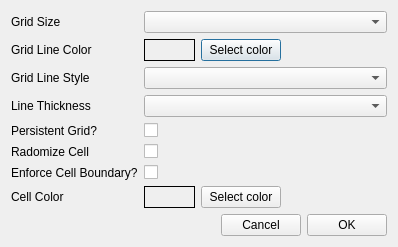
<?xml version="1.0" encoding="UTF-8"?>
<ui version="4.0">
 <class>gridSetupDlg</class>
 <widget class="QDialog" name="gridSetupDlg">
  <property name="geometry">
   <rect>
    <x>0</x>
    <y>0</y>
    <width>398</width>
    <height>242</height>
   </rect>
  </property>
  <property name="windowTitle">
   <string>Grid Setup</string>
  </property>
  <layout class="QVBoxLayout" name="verticalLayout">
   <item>
    <layout class="QFormLayout" name="formLayout">
     <item row="0" column="0">
      <widget class="QLabel" name="label_2">
       <property name="text">
        <string>Grid Size</string>
       </property>
      </widget>
     </item>
     <item row="0" column="1">
      <widget class="QComboBox" name="gridSizeBox"/>
     </item>
     <item row="3" column="0">
      <widget class="QLabel" name="label_4">
       <property name="text">
        <string>Line Thickness</string>
       </property>
      </widget>
     </item>
     <item row="3" column="1">
      <widget class="QComboBox" name="lineThicknessBox"/>
     </item>
     <item row="5" column="0">
      <widget class="QLabel" name="label_3">
       <property name="text">
        <string>Radomize Cell</string>
       </property>
      </widget>
     </item>
     <item row="5" column="1">
      <widget class="QCheckBox" name="randomCheck">
       <property name="text">
        <string/>
       </property>
      </widget>
     </item>
     <item row="1" column="0">
      <widget class="QLabel" name="label">
       <property name="text">
        <string>Grid Line Color</string>
       </property>
      </widget>
     </item>
     <item row="1" column="1">
      <layout class="QHBoxLayout" name="horizontalLayout_15">
       <item>
        <widget class="QLabel" name="gridlineColorLabel">
         <property name="minimumSize">
          <size>
           <width>51</width>
           <height>0</height>
          </size>
         </property>
         <property name="frameShape">
          <enum>QFrame::Box</enum>
         </property>
         <property name="text">
          <string/>
         </property>
        </widget>
       </item>
       <item>
        <widget class="QPushButton" name="gridlineColorBtn">
         <property name="text">
          <string>Select color</string>
         </property>
        </widget>
       </item>
       <item>
        <spacer name="horizontalSpacer_7">
         <property name="orientation">
          <enum>Qt::Horizontal</enum>
         </property>
         <property name="sizeHint" stdset="0">
          <size>
           <width>40</width>
           <height>20</height>
          </size>
         </property>
        </spacer>
       </item>
      </layout>
     </item>
     <item row="2" column="0">
      <widget class="QLabel" name="label_5">
       <property name="text">
        <string>Grid Line Style</string>
       </property>
      </widget>
     </item>
     <item row="2" column="1">
      <widget class="QComboBox" name="lineStyleBox"/>
     </item>
     <item row="7" column="0">
      <widget class="QLabel" name="label_6">
       <property name="text">
        <string>Cell Color</string>
       </property>
      </widget>
     </item>
     <item row="7" column="1">
      <layout class="QHBoxLayout" name="horizontalLayout_14">
       <item>
        <widget class="QLabel" name="cellColorLabel">
         <property name="minimumSize">
          <size>
           <width>51</width>
           <height>0</height>
          </size>
         </property>
         <property name="frameShape">
          <enum>QFrame::Box</enum>
         </property>
         <property name="text">
          <string/>
         </property>
        </widget>
       </item>
       <item>
        <widget class="QPushButton" name="cellColorBtn">
         <property name="text">
          <string>Select color</string>
         </property>
        </widget>
       </item>
       <item>
        <spacer name="horizontalSpacer_6">
         <property name="orientation">
          <enum>Qt::Horizontal</enum>
         </property>
         <property name="sizeHint" stdset="0">
          <size>
           <width>40</width>
           <height>20</height>
          </size>
         </property>
        </spacer>
       </item>
      </layout>
     </item>
     <item row="4" column="0">
      <widget class="QLabel" name="label_7">
       <property name="text">
        <string>Persistent Grid?</string>
       </property>
      </widget>
     </item>
     <item row="4" column="1">
      <widget class="QCheckBox" name="persistentGridBox">
       <property name="text">
        <string/>
       </property>
      </widget>
     </item>
     <item row="6" column="0">
      <widget class="QLabel" name="label_8">
       <property name="text">
        <string>Enforce Cell Boundary?</string>
       </property>
      </widget>
     </item>
     <item row="6" column="1">
      <widget class="QCheckBox" name="cellBoundaryBox">
       <property name="text">
        <string/>
       </property>
      </widget>
     </item>
    </layout>
   </item>
   <item>
    <layout class="QHBoxLayout" name="horizontalLayout">
     <item>
      <spacer name="horizontalSpacer">
       <property name="orientation">
        <enum>Qt::Horizontal</enum>
       </property>
       <property name="sizeHint" stdset="0">
        <size>
         <width>40</width>
         <height>20</height>
        </size>
       </property>
      </spacer>
     </item>
     <item>
      <widget class="QPushButton" name="cancelBtn">
       <property name="text">
        <string>Cancel</string>
       </property>
      </widget>
     </item>
     <item>
      <widget class="QPushButton" name="okBtn">
       <property name="text">
        <string>OK</string>
       </property>
      </widget>
     </item>
    </layout>
   </item>
  </layout>
 </widget>
 <resources/>
 <connections/>
</ui>
